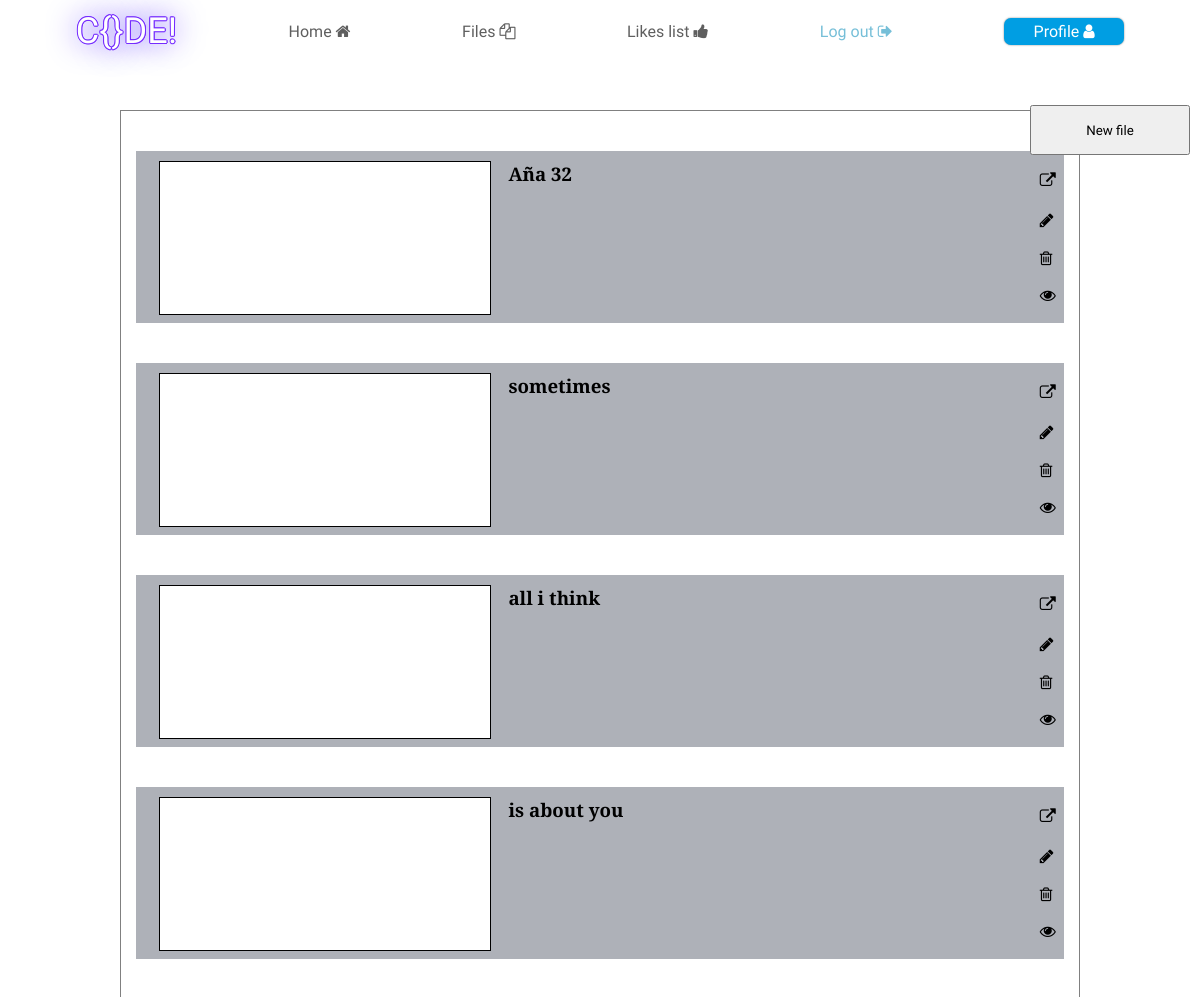
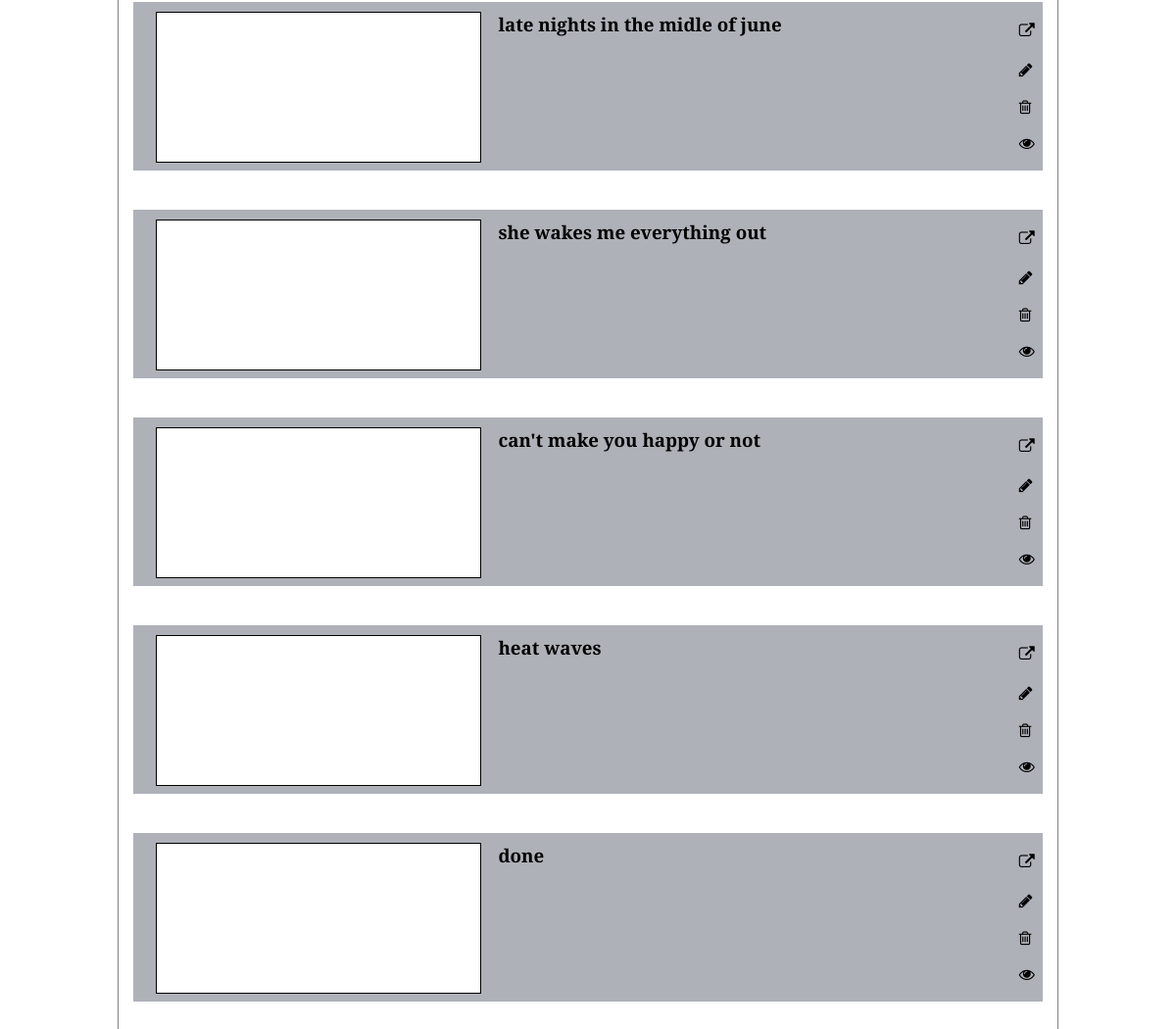
/files (signed in), run on the app's committed database (2 pictures, top to bottom).
### pen/models.py (models this page shows)
class Code(models.Model):
    userFK = models.ForeignKey("User", on_delete=models.CASCADE, related_name="coder_FK")
    projectName = models.CharField(max_length=36, editable=True, blank=False)
    likesCount = models.IntegerField(default=0, editable=True, blank=False)
    code_HTML = models.TextField(editable=True, blank=True, default="")
    code_CSS = models.TextField(editable=True, blank=True, default="")
    code_JS = models.TextField(editable=True, blank=True, default="")
    isPublic = models.BooleanField(editable=True, default=True)

class User(AbstractUser):
    def userValidations(self):
        if len(self.username) < 5 or len(self.username) > 36:
            return f"Username length incorrect! {self.username}"
        if len(self.password) < 6 or len(self.password) > 100:
            return f"Password length incorrect! {self.password}"
        if len(self.email) < 8 or len(self.email) > 320:
            return f"Email length incorrect! {self.email}"
        return True

### pen/views.py (the view, shortened to what this page needs)
# urls.py: path("files", views.files, name="files"),
@login_required(login_url="/login")
def files(request):
    array = Code.objects.all().filter(userFK=request.user)
    if (request.method == "GET"):
        return render(request, "pen/files.html", {
            "projectsArray":array
        })

### pen/templates/pen/files.html (shortened to what this page needs)
{% extends "pen/layout.html" %}
{% load static %}
{% block body %}
<link rel="stylesheet" href="{% static 'pen/files.css' %}">
<div id="mainHolder">
    <div>
        <div id="filesHolder">
            <div id="newFile-Holder">
                <button>New file</button>
            </div>
            <div>
                {% if projectsArray %}
                    {% for i in projectsArray %}
                    <div class="projectHolder">
                        <iframe src="{% url 'fullPage' i.projectName i.userFK.username %}" frameborder="0" scrolling="no" sandbox></iframe>
                        <h3>{{ i.projectName }}</h3>
                        <div class="icons">
                            <a href="{% url 'fullPage' i.projectName i.userFK.username %}"><i class="fa fa-external-link" aria-hidden="true"></i></a>
                            <a href="{% url 'edit' i.projectName %}"><i class="fa fa-pencil" aria-hidden="true"></i></a>
                            <i class="fa fa-trash-o" aria-hidden="true"></i>
                            {% if i.isPublic == False %}
                            <i class="fa fa-eye-slash" aria-hidden="true"></i>
                            {% else %}
                            <i class="fa fa-eye" aria-hidden="true"></i>
                            {% endif %}
                        </div>
                    </div>
                    {% endfor %}
                {% else %}
                    <div style="margin: 20px 10px;">You don't have any file right now</div>
                {% endif %}
            </div>
        </div>
    </div>
</div>
{% endblock %}

### pen/static/pen/layout.css (style rules this page uses)
* { padding: 0; margin: 0; font-family: 'Oswald', sans-serif; }
h1, h2, h3, h4, h5, h6 { font-family: 'Merriweather', serif; }

### pen/static/pen/files.css (style rules this page uses)
#mainHolder > div { display: flex; flex-direction: column; justify-content: center; align-items: center; }
#filesHolder { width: 80%; margin: 5vh 2vw; }
#newFile-Holder { display: flex; justify-content: center; align-items: center; position: fixed; top: calc(13vh + 1px); right: 10px; background: transparent; border: none; width: 160px; height: 50px; }
#newFile-Holder button { width: 100%; height: 100%; }
#filesHolder > div:nth-child(2) { border: 1px solid gray; background: #fff; }
.projectHolder { display: grid; grid-template-columns: 40% 58% 2%; grid-template-areas: auto; margin: 40px 15px; padding: 10px 6px; background: #858a94a9; }
.projectHolder iframe { background: #fff; border: 1px solid black; margin: auto; width: 90%; height: 100%; }
.icons { display: flex; flex-direction: column; justify-content: space-around; }
.icons a { color: #000; }

### data on the page
Code: projectName "Aña 32", isPublic True (drawn)
Code: projectName "sometimes", isPublic True (drawn)
Code: projectName "all i think", isPublic True (drawn)
Code: projectName "is about you", isPublic True (drawn)
Code: projectName "late nights in the midle of june", isPublic True (drawn)
Code: projectName "she wakes me everything out", isPublic True (drawn)
Code: projectName "can't make you happy or not", isPublic True (drawn)
Code: projectName "heat waves", isPublic True (drawn)
Code: projectName "done", isPublic True (drawn)
